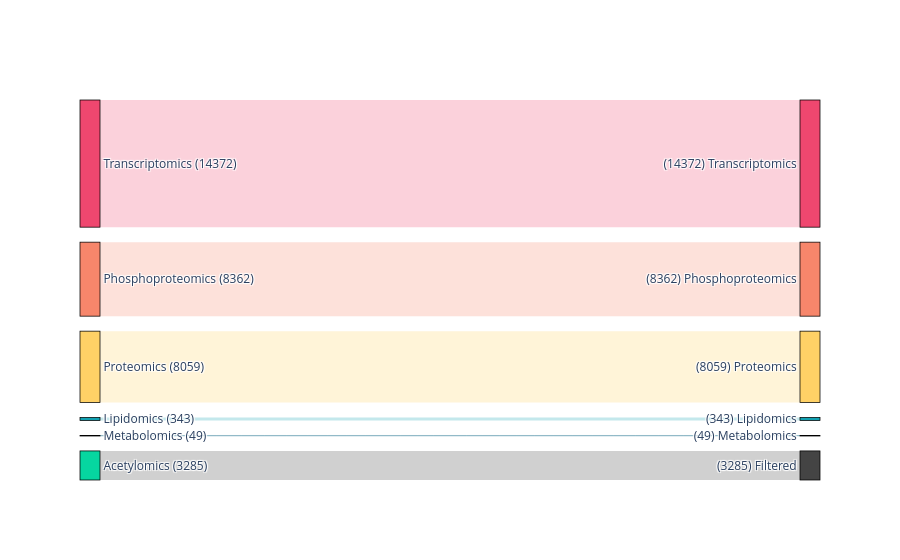

Notebook code cell kept with this figure:
### Markdown cell above
#### White patients

### Code cell
# select the sample columns
# WT
wt_cols = meta.filter(
    (pl.col("Race") == "White")
    & ~pl.col("NPM1")
    & ~pl.col("FLT3_ITD")
)["Sample"].to_list()
print(f"{wt_cols=}")
# NPM1
mut_cols = meta.filter(
    (pl.col("Race") == "White")
    & ~pl.col("NPM1")
    & pl.col("FLT3_ITD")
)["Sample"].to_list()
print(f"{mut_cols=}")

# save the sample columns
with open(os.path.join(CACHE_DIR, "W_FLT3-ITD-WT_cols.pkl"), "wb") as pf:
    pickle.dump((wt_cols, mut_cols), pf)

# subset the omics data
subset = select_subset(combined, wt_cols, mut_cols)

# save the subset to file
subset.write_ipc(os.path.join(CACHE_DIR, "W_FLT3-ITD-WT.arrow"))

# display
display(subset)

# report on the number of features in each block
subset.group_by("Block").len().sort("len", descending=True)

# plot feature counts before/after subsetting
plot_filtered_feature_counts(
    combined,
    subset,
    figname=os.path.join(FIGURE_DIR, "block-feature-counts_W_FLT3-ITD-WT.png")
)

### Figure 1 — Plotly figure (JSON) as saved in the notebook; plotly's stock layout.template omitted (floating-point values rounded to 4 significant figures)
{"data": [{"arrangement": "freeform", "link": {"color": ["rgba(239, 71, 111, 0.25)", "rgba(68, 68, 68, 0.25)", "rgba(247, 134, 107, 0.25)", "rgba(68, 68, 68, 0.25)", "rgba(255, 209, 102, 0.25)", "rgba(68, 68, 68, 0.25)", "rgba(68, 68, 68, 0.25)", "rgba(17, 162, 178, 0.25)", "rgba(68, 68, 68, 0.25)", "rgba(11, 101, 132, 0.25)", "rgba(68, 68, 68, 0.25)"], "source": [0, 0, 2, 2, 4, 4, 6, 8, 8, 10, 10], "target": [1, 12, 3, 12, 5, 12, 12, 9, 12, 11, 12], "value": [14372, 0, 8362, 0, 8059, 0, 3285, 343, 0, 49, 0]}, "node": {"color": ["#EF476F", "#EF476F", "#F7866B", "#F7866B", "#FFD166", "#FFD166", "#06D6A0", "#06D6A0", "#11A2B2", "#11A2B2", "#0B6584", "#0B6584", "#444444"], "label": ["Transcriptomics (14372)", "(14372) Transcriptomics", "Phosphoproteomics (8362)", "(8362) Phosphoproteomics", "Proteomics (8059)", "(8059) Proteomics", "Acetylomics (3285)", "(0) Acetylomics", "Lipidomics (343)", "(343) Lipidomics", "Metabolomics (49)", "(49) Metabolomics", "(3285) Filtered"], "line": {"color": "black", "width": 0.75}, "pad": 15, "thickness": 20}, "type": "sankey"}], "layout": {}}
